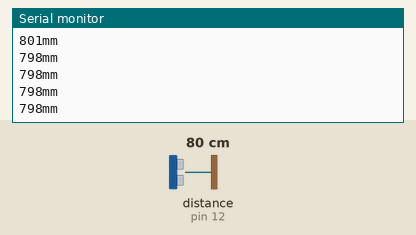
Simulated run of this sketch. Board: Arduino Uno, built with avr-gcc and run on an emulated ATmega328P. Shown: the last lines printed to the serial monitor. Wiring (inferred from the names in the program): ultrasonic range finder: trigger pin 11; echo pin 12. The test bench sets the inputs (shaded band); at power-on: distance to the obstacle (sensor on pin 12) 80 cm. The echo pulse lasts 58.3 µs per cm.

Above: at 1.2 s.
1.3 s: distance to the obstacle (sensor on pin 12) set to 9 cm
At 1.71 s:
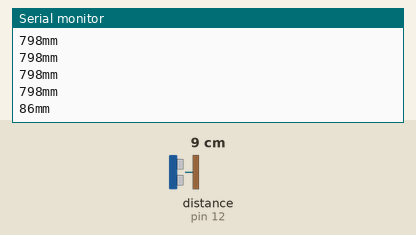
4.3 s: distance to the obstacle (sensor on pin 12) set to 2 cm
At 4.48 s:
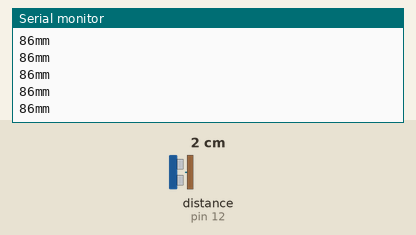
Timing chart, 0 to 7.3 s (numbered marks = the images above; inputs shaded):
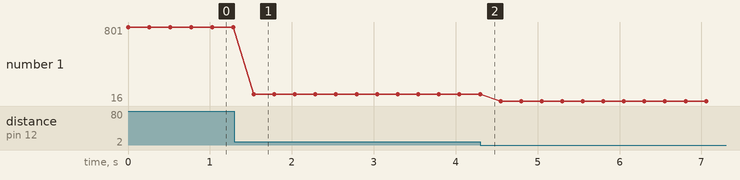

Measured:
- after the input at 1.3 s, the serial monitor: prints a new line after 0.23 s (image 1)
- plotted number 1: 798 → 86 after the input at 1.3 s, 86 → 16 after the input at 4.3 s

The sketch:

eho.ino
```cpp
int trigPin = 11;
int echoPin = 12;
long duration, mm;
void setup() {
Serial.begin (9600);
pinMode(trigPin, OUTPUT);
pinMode(echoPin, INPUT);
}
void loop()
{
digitalWrite(trigPin, LOW);
delayMicroseconds(5);
digitalWrite(trigPin, HIGH);
delayMicroseconds(10);
digitalWrite(trigPin, LOW);
pinMode(echoPin, INPUT);
duration = pulseIn(echoPin, HIGH);
mm = (duration/2) / 2.91;
Serial.print(mm);
Serial.print("mm");
Serial.println();
delay(250);
}
```
